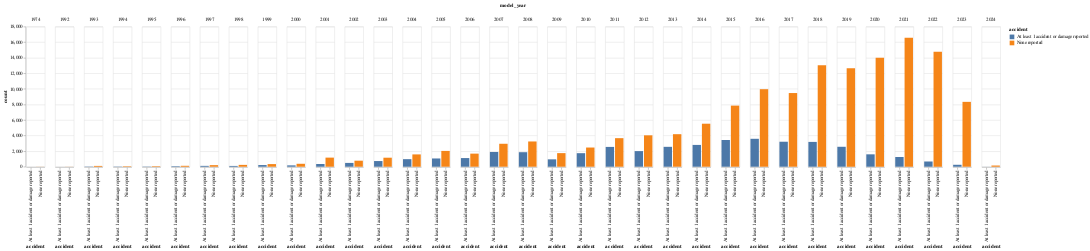

The notebook cell this image was saved under:
### Markdown cell above
Hence, from this information, there is clearly a relation and we should consider modelling this data to fill in the missing data effectively.

### Code cell
accidents_per_year = df.groupby('model_year').accident.value_counts().reset_index(name='count')

alt.Chart(
    accidents_per_year
).mark_bar().encode(
    x=alt.X('accident:N'),
    y=alt.Y('count'),
    color='accident',
    column='model_year',
    tooltip=[alt.Tooltip('count', format=',')]
)

### Figure 1 — Vega-Lite specification as saved in the notebook (floating-point values rounded to 4 significant figures)
{"config": {"view": {"continuousWidth": 300, "continuousHeight": 300}}, "data": {"name": "data-8e7463ac9fc7e4105613c7ab04b9d9fc"}, "mark": {"type": "bar"}, "encoding": {"color": {"field": "accident", "type": "nominal"}, "column": {"field": "model_year", "type": "quantitative"}, "tooltip": [{"field": "count", "format": ",", "type": "quantitative"}], "x": {"field": "accident", "type": "nominal"}, "y": {"field": "count", "type": "quantitative"}}, "$schema": "https://vega.github.io/schema/vega-lite/v5.20.1.json", "datasets": {"data-8e7463ac9fc7e4105613c7ab04b9d9fc": [{"model_year": 1974, "accident": "None reported", "count": 10}, {"model_year": 1992, "accident": "None reported", "count": 11}, {"model_year": 1992, "accident": "At least 1 accident or damage reported", "count": 2}, {"model_year": 1993, "accident": "None reported", "count": 104}, {"model_year": 1993, "accident": "At least 1 accident or damage reported", "count": 32}, {"model_year": 1994, "accident": "None reported", "count": 62}, {"model_year": 1994, "accident": "At least 1 accident or damage reported", "count": 30}, {"model_year": 1995, "accident": "None reported", "count": 69}, {"model_year": 1995, "accident": "At least 1 accident or damage reported", "count": 31}, {"model_year": 1996, "accident": "None reported", "count": 118}, {"model_year": 1996, "accident": "At least 1 accident or damage reported", "count": 69}, {"model_year": 1997, "accident": "None reported", "count": 202}, {"model_year": 1997, "accident": "At least 1 accident or damage reported", "count": 110}, {"model_year": 1998, "accident": "None reported", "count": 236}, {"model_year": 1998, "accident": "At least 1 accident or damage reported", "count": 101}, {"model_year": 1999, "accident": "None reported", "count": 338}, {"model_year": 1999, "accident": "At least 1 accident or damage reported", "count": 214}, {"model_year": 2000, "accident": "None reported", "count": 378}, {"model_year": 2000, "accident": "At least 1 accident or damage reported", "count": 174}, {"model_year": 2001, "accident": "None reported", "count": 1169}, {"model_year": 2001, "accident": "At least 1 accident or damage reported", "count": 348}, {"model_year": 2002, "accident": "None reported", "count": 775}, {"model_year": 2002, "accident": "At least 1 accident or damage reported", "count": 489}, {"model_year": 2003, "accident": "None reported", "count": 1159}, {"model_year": 2003, "accident": "At least 1 accident or damage reported", "count": 728}, {"model_year": 2004, "accident": "None reported", "count": 1582}, {"model_year": 2004, "accident": "At least 1 accident or damage reported", "count": 971}, {"model_year": 2005, "accident": "None reported", "count": 2031}, {"model_year": 2005, "accident": "At least 1 accident or damage reported", "count": 1060}, {"model_year": 2006, "accident": "None reported", "count": 1682}, {"model_year": 2006, "accident": "At least 1 accident or damage reported", "count": 1112}, {"model_year": 2007, "accident": "None reported", "count": 2949}, {"model_year": 2007, "accident": "At least 1 accident or damage reported", "count": 1888}, {"model_year": 2008, "accident": "None reported", "count": 3244}, {"model_year": 2008, "accident": "At least 1 accident or damage reported", "count": 1865}, {"model_year": 2009, "accident": "None reported", "count": 1746}, {"model_year": 2009, "accident": "At least 1 accident or damage reported", "count": 948}, {"model_year": 2010, "accident": "None reported", "count": 2465}, {"model_year": 2010, "accident": "At least 1 accident or damage reported", "count": 1739}, {"model_year": 2011, "accident": "None reported", "count": 3669}, {"model_year": 2011, "accident": "At least 1 accident or damage reported", "count": 2545}, {"model_year": 2012, "accident": "None reported", "count": 4033}, {"model_year": 2012, "accident": "At least 1 accident or damage reported", "count": 2005}, {"model_year": 2013, "accident": "None reported", "count": 4180}, {"model_year": 2013, "accident": "At least 1 accident or damage reported", "count": 2556}, {"model_year": 2014, "accident": "None reported", "count": 5526}, {"model_year": 2014, "accident": "At least 1 accident or damage reported", "count": 2801}, {"model_year": 2015, "accident": "None reported", "count": 7852}, {"model_year": 2015, "accident": "At least 1 accident or damage reported", "count": 3434}, {"model_year": 2016, "accident": "None reported", "count": 9960}, {"model_year": 2016, "accident": "At least 1 accident or damage reported", "count": 3588}, {"model_year": 2017, "accident": "None reported", "count": 9466}, {"model_year": 2017, "accident": "At least 1 accident or damage reported", "count": 3211}, {"model_year": 2018, "accident": "None reported", "count": 13045}, {"model_year": 2018, "accident": "At least 1 accident or damage reported", "count": 3188}, {"model_year": 2019, "accident": "None reported", "count": 12649}, {"model_year": 2019, "accident": "At least 1 accident or damage reported", "count": 2562}, {"model_year": 2020, "accident": "None reported", "count": 13995}, {"model_year": 2020, "accident": "At least 1 accident or damage reported", "count": 1592}, {"model_year": 2021, "accident": "None reported", "count": 16564}, {"model_year": 2021, "accident": "At least 1 accident or damage reported", "count": 1247}, {"model_year": 2022, "accident": "None reported", "count": 14759}, {"model_year": 2022, "accident": "At least 1 accident or damage reported", "count": 671}, {"model_year": 2023, "accident": "None reported", "count": 8334}, {"model_year": 2023, "accident": "At least 1 accident or damage reported", "count": 250}, {"model_year": 2024, "accident": "None reported", "count": 152}, {"model_year": 2024, "accident": "At least 1 accident or damage reported", "count": 6}]}}
